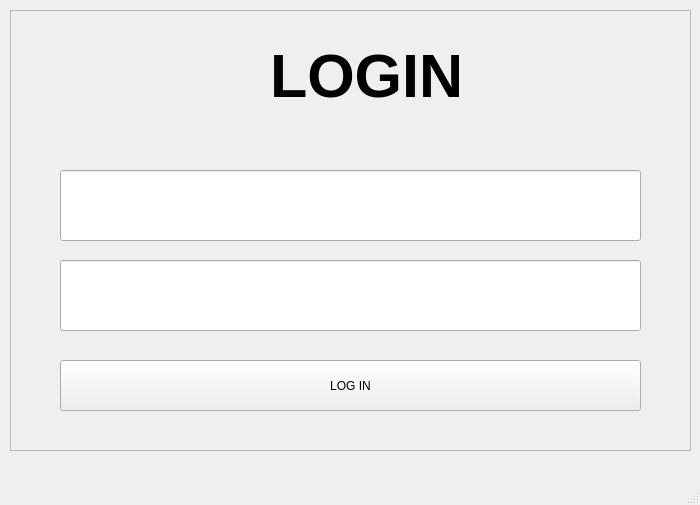
<?xml version="1.0" encoding="UTF-8"?>
<ui version="4.0">
 <class>MainWindow</class>
 <widget class="QMainWindow" name="MainWindow">
  <property name="geometry">
   <rect>
    <x>0</x>
    <y>0</y>
    <width>700</width>
    <height>505</height>
   </rect>
  </property>
  <property name="windowTitle">
   <string>MainWindow</string>
  </property>
  <widget class="QWidget" name="centralwidget">
   <widget class="QFrame" name="frame">
    <property name="geometry">
     <rect>
      <x>10</x>
      <y>10</y>
      <width>681</width>
      <height>441</height>
     </rect>
    </property>
    <property name="frameShape">
     <enum>QFrame::StyledPanel</enum>
    </property>
    <property name="frameShadow">
     <enum>QFrame::Raised</enum>
    </property>
    <widget class="QLineEdit" name="lineEdit_2">
     <property name="geometry">
      <rect>
       <x>50</x>
       <y>250</y>
       <width>581</width>
       <height>71</height>
      </rect>
     </property>
     <property name="font">
      <font>
       <pointsize>20</pointsize>
      </font>
     </property>
    </widget>
    <widget class="QLineEdit" name="lineEdit">
     <property name="geometry">
      <rect>
       <x>50</x>
       <y>160</y>
       <width>581</width>
       <height>71</height>
      </rect>
     </property>
     <property name="font">
      <font>
       <pointsize>20</pointsize>
      </font>
     </property>
    </widget>
    <widget class="QPushButton" name="pushButton">
     <property name="geometry">
      <rect>
       <x>50</x>
       <y>350</y>
       <width>581</width>
       <height>51</height>
      </rect>
     </property>
     <property name="text">
      <string>LOG IN</string>
     </property>
     <property name="icon">
      <iconset>
       <normaloff>assets/img/black-login-icon--0.png</normaloff>assets/img/black-login-icon--0.png</iconset>
     </property>
    </widget>
    <widget class="QLabel" name="label">
     <property name="geometry">
      <rect>
       <x>260</x>
       <y>40</y>
       <width>201</width>
       <height>51</height>
      </rect>
     </property>
     <property name="font">
      <font>
       <pointsize>46</pointsize>
       <weight>75</weight>
       <bold>true</bold>
      </font>
     </property>
     <property name="text">
      <string>LOGIN</string>
     </property>
    </widget>
    <widget class="QLabel" name="label_2">
     <property name="geometry">
      <rect>
       <x>150</x>
       <y>20</y>
       <width>111</width>
       <height>81</height>
      </rect>
     </property>
     <property name="text">
      <string/>
     </property>
     <property name="pixmap">
      <pixmap>assets/img/free-user-login-icon-305-thumb.png</pixmap>
     </property>
     <property name="scaledContents">
      <bool>true</bool>
     </property>
    </widget>
   </widget>
  </widget>
  <widget class="QMenuBar" name="menubar">
   <property name="geometry">
    <rect>
     <x>0</x>
     <y>0</y>
     <width>700</width>
     <height>21</height>
    </rect>
   </property>
  </widget>
  <widget class="QStatusBar" name="statusbar"/>
 </widget>
 <resources>
  <include location="assets/img/img.qrc"/>
 </resources>
 <connections/>
</ui>
